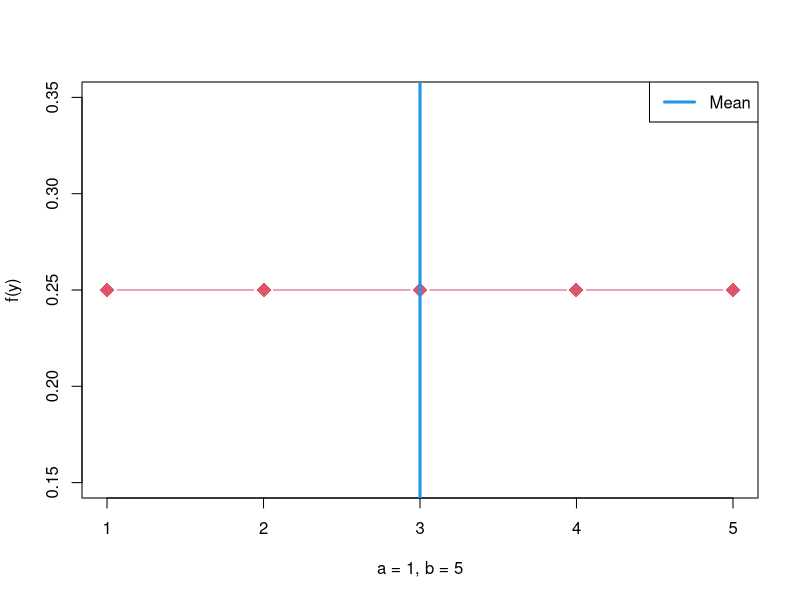
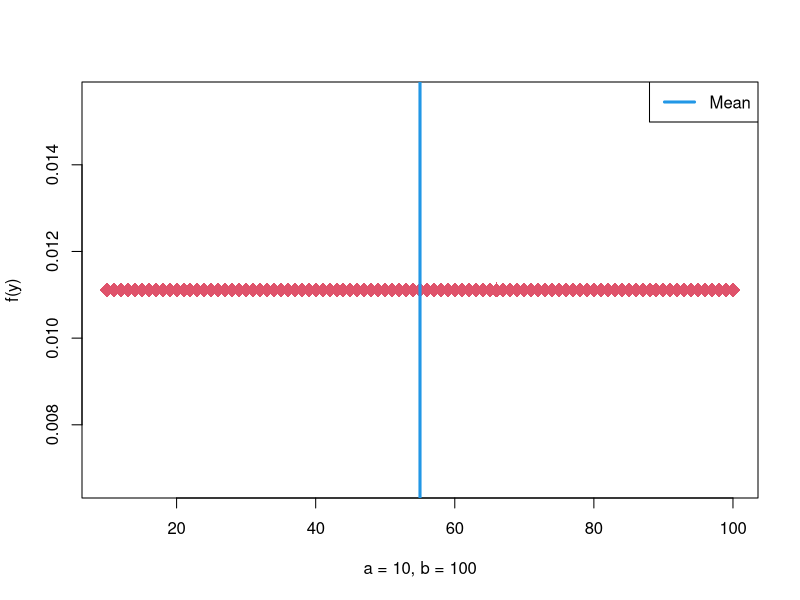
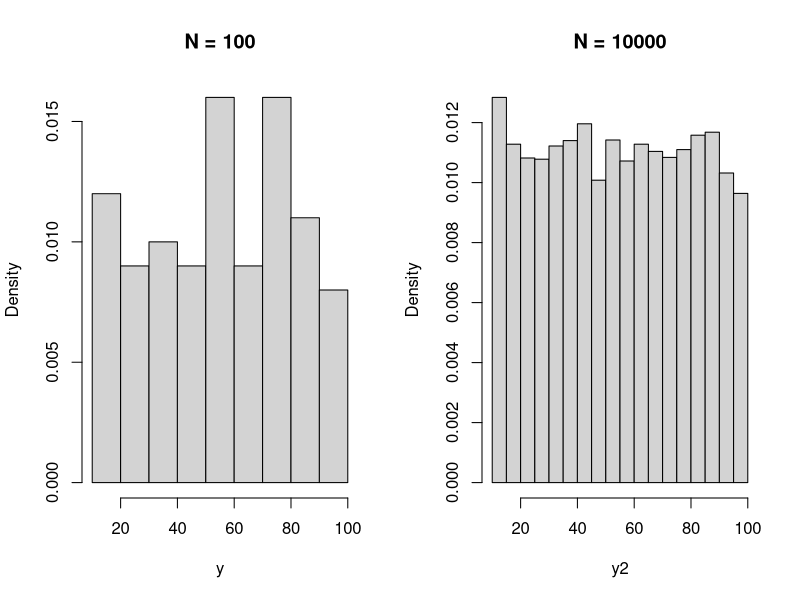

Reproduce these figures in R, in order.
## ---- chunk 1
knitr::opts_chunk$set(echo = TRUE)

# Add libraries needed here

## ---- chunk 2
# Define sandhill crane over winter survival probability (P(Y=1))
 theta = 0.8
## ---- chunk 3
rbinom(n = 1, size = 1,prob = theta)
## ---- chunk 4
rbinom(n = 1, size = 10, prob = theta)
## ---- chunk 5
  rbinom(n = 10, size = 1,prob = theta)
## ---- chunk 6
theta = 0.2
rbinom(n = 10, size = 1,prob = theta)
## ---- chunk 7
sample(x = c(1,0),
       size = 10, 
       replace=TRUE,
       prob = c(0.8,0.2)
       )
## ---- chunk 8
# Simulate data

## ---- chunk 9
# Calculate Bias
## ---- chunk 10
# Calculate Relative Bias
## ---- chunk 11
  # Code to estimat probability here.
## ---- chunk 12
# Simulation and plotting code here
## ---- chunk 13
rpois(n = 10, lambda = 100)
## ---- chunk 14
rpois(n = 10, lambda = 2)
## ---- chunk 15
  set.seed(43243)
  y = rpois(n = 100000, lambda = 10)
  mean(y)
  var(y)
## ---- chunk 16
# Simulation Code
## ---- chunk 17
# Estimate probability and plot results
## ---- chunk 18
#Parameters
  a=1; b=5
# Sample Space of RV
  x=seq(a,b,by=1)
  n=length(x)
#plotting probability mass  
  plot(x,dunif(x,a,b),col=2,pch=18,cex=2,
      type= 'b',
     ylab="f(y)",xlab=c("a = 1, b = 5"))
     abline(v=(a+b)/2,lwd=3,col=4)
     legend("topright",lwd=3,col=4,legend=c("Mean"))

## ---- chunk 19
#Parameters
  a=10; b=100
#Sample Space
  x=seq(a,b,by=1)
  n=length(x)
#plotting probability mass    
  plot(x,dunif(x,a,b),col=2,pch=18,cex=2,
       type="b",
       ylab="f(y)",xlab=c("a = 10, b = 100"))
  abline(v=(a+b)/2,lwd=3,col=4)
  legend("topright",lwd=3,col=4,legend=c("Mean"))
  
## ---- chunk 20
#Parameters
  a=10; b=100

  punif(60,a,b,lower.tail = FALSE)

## ---- chunk 21
#Parameters
  a=10; b=100

  qunif(0.4444444,a,b,lower.tail = FALSE)

## ---- chunk 22
#Parameters
  a=10; b=100

#Sample at different sample sizes
  sample.size=100
  sample.size2=10000
  
  y=round(runif(sample.size,a,b),digits=0)
  y2=round(runif(sample.size2,a,b),digits=0)

#plotting samples with True probability
  par(mfrow=c(1,2))
  
  hist(y,main="N = 100",freq = FALSE)
  hist(y2,main="N = 10000",freq = FALSE)

  
  
